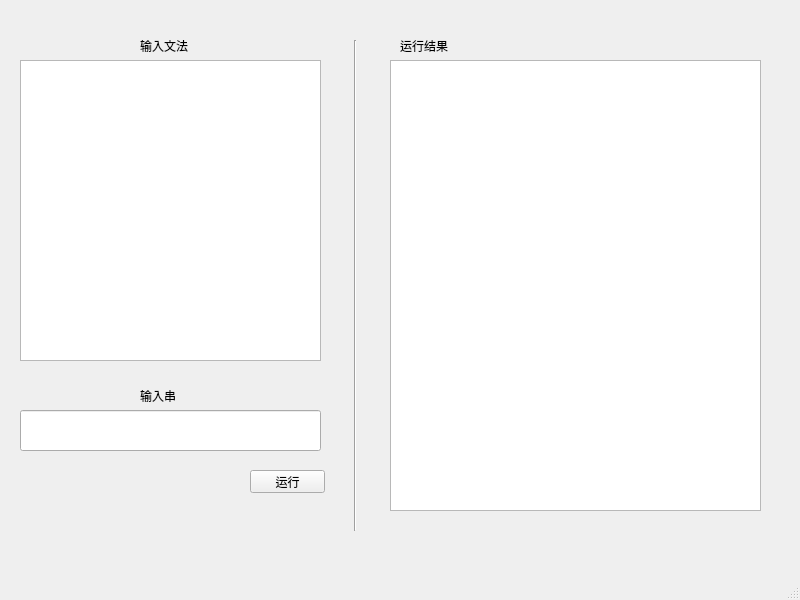
<?xml version="1.0" encoding="UTF-8"?>
<ui version="4.0">
 <class>MainWindow</class>
 <widget class="QMainWindow" name="MainWindow">
  <property name="geometry">
   <rect>
    <x>0</x>
    <y>0</y>
    <width>800</width>
    <height>600</height>
   </rect>
  </property>
  <property name="windowTitle">
   <string>MainWindow</string>
  </property>
  <widget class="QWidget" name="centralwidget">
   <widget class="QTextEdit" name="input_Grammer">
    <property name="geometry">
     <rect>
      <x>20</x>
      <y>60</y>
      <width>301</width>
      <height>301</height>
     </rect>
    </property>
   </widget>
   <widget class="QLineEdit" name="input_string">
    <property name="geometry">
     <rect>
      <x>20</x>
      <y>410</y>
      <width>301</width>
      <height>41</height>
     </rect>
    </property>
   </widget>
   <widget class="QLabel" name="label_1">
    <property name="geometry">
     <rect>
      <x>140</x>
      <y>40</y>
      <width>54</width>
      <height>12</height>
     </rect>
    </property>
    <property name="text">
     <string>输入文法</string>
    </property>
   </widget>
   <widget class="QLabel" name="label_2">
    <property name="geometry">
     <rect>
      <x>140</x>
      <y>390</y>
      <width>54</width>
      <height>12</height>
     </rect>
    </property>
    <property name="text">
     <string>输入串</string>
    </property>
   </widget>
   <widget class="Line" name="line">
    <property name="geometry">
     <rect>
      <x>340</x>
      <y>40</y>
      <width>31</width>
      <height>491</height>
     </rect>
    </property>
    <property name="orientation">
     <enum>Qt::Vertical</enum>
    </property>
   </widget>
   <widget class="QPushButton" name="pushButton">
    <property name="geometry">
     <rect>
      <x>250</x>
      <y>470</y>
      <width>75</width>
      <height>23</height>
     </rect>
    </property>
    <property name="text">
     <string>运行</string>
    </property>
   </widget>
   <widget class="QColumnView" name="result_window">
    <property name="geometry">
     <rect>
      <x>390</x>
      <y>60</y>
      <width>371</width>
      <height>451</height>
     </rect>
    </property>
    <property name="resizeGripsVisible">
     <bool>true</bool>
    </property>
   </widget>
   <widget class="QLabel" name="label_3">
    <property name="geometry">
     <rect>
      <x>400</x>
      <y>40</y>
      <width>54</width>
      <height>12</height>
     </rect>
    </property>
    <property name="text">
     <string>运行结果</string>
    </property>
   </widget>
  </widget>
  <widget class="QMenuBar" name="menubar">
   <property name="geometry">
    <rect>
     <x>0</x>
     <y>0</y>
     <width>800</width>
     <height>23</height>
    </rect>
   </property>
  </widget>
  <widget class="QStatusBar" name="statusbar"/>
 </widget>
 <resources/>
 <connections/>
</ui>
